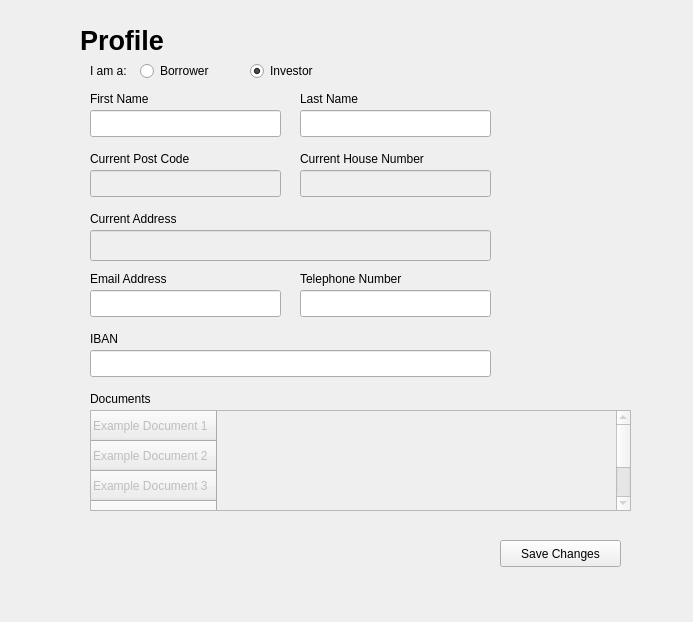
<?xml version="1.0" encoding="UTF-8"?>
<ui version="4.0">
 <class>StackedWidget</class>
 <widget class="QStackedWidget" name="StackedWidget">
  <property name="geometry">
   <rect>
    <x>0</x>
    <y>0</y>
    <width>693</width>
    <height>622</height>
   </rect>
  </property>
  <property name="windowTitle">
   <string>StackedWidget</string>
  </property>
  <property name="currentIndex">
   <number>1</number>
  </property>
  <widget class="QWidget" name="page">
   <widget class="QLabel" name="generateLabel">
    <property name="geometry">
     <rect>
      <x>40</x>
      <y>330</y>
      <width>651</width>
      <height>51</height>
     </rect>
    </property>
    <property name="font">
     <font>
      <pointsize>12</pointsize>
     </font>
    </property>
    <property name="layoutDirection">
     <enum>Qt::LeftToRight</enum>
    </property>
    <property name="text">
     <string>Don't have a private key?</string>
    </property>
    <property name="alignment">
     <set>Qt::AlignLeading|Qt::AlignLeft|Qt::AlignVCenter</set>
    </property>
   </widget>
   <widget class="QLabel" name="titleLabel">
    <property name="geometry">
     <rect>
      <x>10</x>
      <y>190</y>
      <width>651</width>
      <height>51</height>
     </rect>
    </property>
    <property name="font">
     <font>
      <pointsize>24</pointsize>
     </font>
    </property>
    <property name="layoutDirection">
     <enum>Qt::LeftToRight</enum>
    </property>
    <property name="text">
     <string>Login</string>
    </property>
    <property name="alignment">
     <set>Qt::AlignCenter</set>
    </property>
   </widget>
   <widget class="QLabel" name="keyFieldLabel">
    <property name="geometry">
     <rect>
      <x>40</x>
      <y>240</y>
      <width>101</width>
      <height>16</height>
     </rect>
    </property>
    <property name="font">
     <font>
      <pointsize>12</pointsize>
     </font>
    </property>
    <property name="text">
     <string>Private key</string>
    </property>
   </widget>
   <widget class="QPushButton" name="loginButton">
    <property name="geometry">
     <rect>
      <x>440</x>
      <y>290</y>
      <width>80</width>
      <height>23</height>
     </rect>
    </property>
    <property name="text">
     <string>Login</string>
    </property>
   </widget>
   <widget class="QCheckBox" name="rememberMeCheckBox">
    <property name="enabled">
     <bool>true</bool>
    </property>
    <property name="geometry">
     <rect>
      <x>314</x>
      <y>290</y>
      <width>111</width>
      <height>21</height>
     </rect>
    </property>
    <property name="autoFillBackground">
     <bool>false</bool>
    </property>
    <property name="text">
     <string>Remember Me</string>
    </property>
    <property name="checked">
     <bool>true</bool>
    </property>
    <property name="tristate">
     <bool>false</bool>
    </property>
   </widget>
   <widget class="QPushButton" name="generateButton">
    <property name="geometry">
     <rect>
      <x>40</x>
      <y>370</y>
      <width>80</width>
      <height>23</height>
     </rect>
    </property>
    <property name="text">
     <string>Generate </string>
    </property>
   </widget>
   <widget class="QLineEdit" name="keyField">
    <property name="geometry">
     <rect>
      <x>40</x>
      <y>260</y>
      <width>481</width>
      <height>23</height>
     </rect>
    </property>
   </widget>
   <widget class="QToolButton" name="browseButton">
    <property name="geometry">
     <rect>
      <x>540</x>
      <y>260</y>
      <width>71</width>
      <height>22</height>
     </rect>
    </property>
    <property name="toolTip">
     <string>&lt;html&gt;&lt;head/&gt;&lt;body&gt;&lt;p&gt;&lt;br/&gt;&lt;/p&gt;&lt;/body&gt;&lt;/html&gt;</string>
    </property>
    <property name="text">
     <string>Browse</string>
    </property>
   </widget>
  </widget>
  <widget class="QWidget" name="page">
   <widget class="QLabel" name="label_6">
    <property name="geometry">
     <rect>
      <x>300</x>
      <y>150</y>
      <width>171</width>
      <height>17</height>
     </rect>
    </property>
    <property name="text">
     <string>Current House Number</string>
    </property>
   </widget>
   <widget class="QLineEdit" name="lastNameField">
    <property name="geometry">
     <rect>
      <x>300</x>
      <y>110</y>
      <width>191</width>
      <height>27</height>
     </rect>
    </property>
   </widget>
   <widget class="QLineEdit" name="firstNameField">
    <property name="geometry">
     <rect>
      <x>90</x>
      <y>110</y>
      <width>191</width>
      <height>27</height>
     </rect>
    </property>
   </widget>
   <widget class="QLabel" name="label_4">
    <property name="geometry">
     <rect>
      <x>300</x>
      <y>90</y>
      <width>211</width>
      <height>17</height>
     </rect>
    </property>
    <property name="text">
     <string>Last Name</string>
    </property>
   </widget>
   <widget class="QLabel" name="label_10">
    <property name="geometry">
     <rect>
      <x>90</x>
      <y>390</y>
      <width>181</width>
      <height>17</height>
     </rect>
    </property>
    <property name="text">
     <string>Documents</string>
    </property>
   </widget>
   <widget class="QLabel" name="titleLabel_2">
    <property name="geometry">
     <rect>
      <x>80</x>
      <y>30</y>
      <width>191</width>
      <height>21</height>
     </rect>
    </property>
    <property name="font">
     <font>
      <pointsize>20</pointsize>
      <weight>75</weight>
      <bold>true</bold>
     </font>
    </property>
    <property name="text">
     <string>Profile</string>
    </property>
   </widget>
   <widget class="QLineEdit" name="curAddressField">
    <property name="enabled">
     <bool>false</bool>
    </property>
    <property name="geometry">
     <rect>
      <x>90</x>
      <y>230</y>
      <width>401</width>
      <height>31</height>
     </rect>
    </property>
   </widget>
   <widget class="QLineEdit" name="IBANField">
    <property name="geometry">
     <rect>
      <x>90</x>
      <y>350</y>
      <width>401</width>
      <height>27</height>
     </rect>
    </property>
   </widget>
   <widget class="QLineEdit" name="telNumberField">
    <property name="enabled">
     <bool>true</bool>
    </property>
    <property name="geometry">
     <rect>
      <x>300</x>
      <y>290</y>
      <width>191</width>
      <height>27</height>
     </rect>
    </property>
   </widget>
   <widget class="QLabel" name="label_7">
    <property name="geometry">
     <rect>
      <x>90</x>
      <y>210</y>
      <width>141</width>
      <height>17</height>
     </rect>
    </property>
    <property name="text">
     <string>Current Address</string>
    </property>
   </widget>
   <widget class="QLineEdit" name="curHouseNumberField">
    <property name="enabled">
     <bool>false</bool>
    </property>
    <property name="geometry">
     <rect>
      <x>300</x>
      <y>170</y>
      <width>191</width>
      <height>27</height>
     </rect>
    </property>
   </widget>
   <widget class="QPushButton" name="saveButton">
    <property name="geometry">
     <rect>
      <x>500</x>
      <y>540</y>
      <width>121</width>
      <height>27</height>
     </rect>
    </property>
    <property name="text">
     <string>Save Changes</string>
    </property>
   </widget>
   <widget class="QLineEdit" name="curPostalCodeField">
    <property name="enabled">
     <bool>false</bool>
    </property>
    <property name="geometry">
     <rect>
      <x>90</x>
      <y>170</y>
      <width>191</width>
      <height>27</height>
     </rect>
    </property>
   </widget>
   <widget class="QLabel" name="label_2">
    <property name="geometry">
     <rect>
      <x>90</x>
      <y>60</y>
      <width>57</width>
      <height>21</height>
     </rect>
    </property>
    <property name="text">
     <string>I am a:</string>
    </property>
   </widget>
   <widget class="QLineEdit" name="emailAddressField">
    <property name="geometry">
     <rect>
      <x>90</x>
      <y>290</y>
      <width>191</width>
      <height>27</height>
     </rect>
    </property>
   </widget>
   <widget class="QLabel" name="label_5">
    <property name="geometry">
     <rect>
      <x>90</x>
      <y>150</y>
      <width>141</width>
      <height>17</height>
     </rect>
    </property>
    <property name="text">
     <string>Current Post Code</string>
    </property>
   </widget>
   <widget class="QLabel" name="label_9">
    <property name="geometry">
     <rect>
      <x>90</x>
      <y>270</y>
      <width>141</width>
      <height>17</height>
     </rect>
    </property>
    <property name="text">
     <string>Email Address</string>
    </property>
   </widget>
   <widget class="QLabel" name="label_3">
    <property name="geometry">
     <rect>
      <x>90</x>
      <y>90</y>
      <width>131</width>
      <height>17</height>
     </rect>
    </property>
    <property name="text">
     <string>First Name</string>
    </property>
   </widget>
   <widget class="QRadioButton" name="radioButtonInvestor">
    <property name="geometry">
     <rect>
      <x>250</x>
      <y>60</y>
      <width>104</width>
      <height>22</height>
     </rect>
    </property>
    <property name="text">
     <string>Investor</string>
    </property>
    <property name="checked">
     <bool>true</bool>
    </property>
   </widget>
   <widget class="QLabel" name="label_11">
    <property name="geometry">
     <rect>
      <x>90</x>
      <y>330</y>
      <width>57</width>
      <height>17</height>
     </rect>
    </property>
    <property name="text">
     <string>IBAN</string>
    </property>
   </widget>
   <widget class="QTableWidget" name="documentsTable">
    <property name="enabled">
     <bool>false</bool>
    </property>
    <property name="geometry">
     <rect>
      <x>90</x>
      <y>410</y>
      <width>541</width>
      <height>101</height>
     </rect>
    </property>
    <row>
     <property name="text">
      <string>Example Document 1</string>
     </property>
    </row>
    <row>
     <property name="text">
      <string>Example Document 2</string>
     </property>
    </row>
    <row>
     <property name="text">
      <string>Example Document 3</string>
     </property>
    </row>
    <row>
     <property name="text">
      <string>Example Document 4</string>
     </property>
    </row>
    <row>
     <property name="text">
      <string>Example Document 5</string>
     </property>
    </row>
   </widget>
   <widget class="QRadioButton" name="radioButtonBorrower">
    <property name="geometry">
     <rect>
      <x>140</x>
      <y>60</y>
      <width>104</width>
      <height>22</height>
     </rect>
    </property>
    <property name="text">
     <string>Borrower</string>
    </property>
   </widget>
   <widget class="QLabel" name="label_8">
    <property name="geometry">
     <rect>
      <x>300</x>
      <y>270</y>
      <width>141</width>
      <height>17</height>
     </rect>
    </property>
    <property name="text">
     <string>Telephone Number</string>
    </property>
   </widget>
  </widget>
 </widget>
 <resources/>
 <connections/>
</ui>
